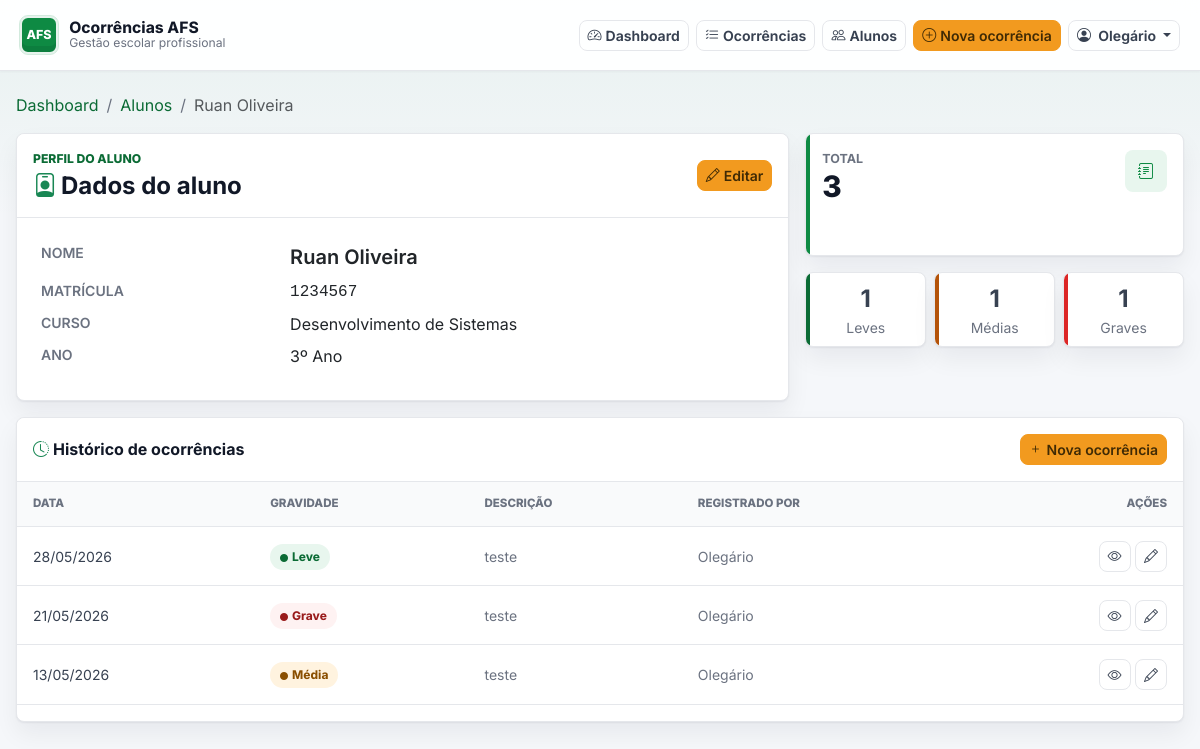
/alunos/4/ (signed in), run on the app's committed database.
### ocorrencias/models.py (models this page shows, shortened)
class Aluno(models.Model):
    class Curso(models.TextChoices):
        ADMINISTRACAO = "administracao", "Administração"
        ENFERMAGEM = "enfermagem", "Enfermagem"
        INFORMATICA = "informatica", "Informática"
        LOGISTICA = "logistica", "Logística"
        DS = "ds", "Desenvolvimento de Sistemas"
    ANOS = [(1, "1º Ano"), (2, "2º Ano"), (3, "3º Ano")]
    matricula = models.CharField(max_length=20, unique=True, db_index=True)
    nome = models.CharField(max_length=200, db_index=True)
    curso = models.CharField(max_length=50, choices=Curso.choices, db_index=True)
    ano = models.PositiveSmallIntegerField(choices=ANOS, db_index=True)
    ativo = models.BooleanField(default=True)
    class Meta:
        ordering = ["nome"]
        verbose_name = "Aluno"
        verbose_name_plural = "Alunos"

class Ocorrencia(models.Model):
    class Gravidade(models.TextChoices):
        LEVE = "leve", "Leve"
        MEDIA = "media", "Média"
        GRAVE = "grave", "Grave"
    aluno = models.ForeignKey(
        Aluno,
        on_delete=models.PROTECT,
        related_name="ocorrencias",
    )
    registrado_por = models.ForeignKey(
        "auth.User",
        on_delete=models.SET_NULL,
        null=True,
        related_name="ocorrencias_registradas",
    )
    data = models.DateField(db_index=True)
    descricao = models.TextField()
    gravidade = models.CharField(
        max_length=10,
        choices=Gravidade.choices,
        default=Gravidade.LEVE,
        db_index=True,
    )
    criado_em = models.DateTimeField(auto_now_add=True)
    atualizado_em = models.DateTimeField(auto_now=True)
    class Meta:
        ordering = ["-criado_em"]
        verbose_name = "Ocorrência"
        verbose_name_plural = "Ocorrências"

### ocorrencias/views.py (the view)
# urls.py: path("alunos/<int:pk>/", views.detalhe_aluno, name="detalhe_aluno"),
@login_required
def detalhe_aluno(request, pk):
    aluno = get_object_or_404(Aluno, pk=pk)
    ocorrencias_qs = aluno.ocorrencias.select_related("registrado_por").order_by("-data")
    stats = ocorrencias_qs.aggregate(
        total=Count("id"),
        leves=Count("id", filter=Q(gravidade="leve")),
        medias=Count("id", filter=Q(gravidade="media")),
        graves=Count("id", filter=Q(gravidade="grave")),
    )
    paginator = Paginator(ocorrencias_qs, 10)
    page = paginator.get_page(request.GET.get("page"))
    context = {
        "aluno":       aluno,
        "ocorrencias": page,
        "page_obj":    page,
        "stats":       stats,
    }
    return render(request, "ocorrencias/detalhe_aluno.html", context)

### ocorrencias/templates/ocorrencias/detalhe_aluno.html (shortened to what this page needs)
{% extends 'ocorrencias/base.html' %}
{% block content %}
<nav aria-label="breadcrumb" class="mb-3">
  <ol class="breadcrumb small">
    <li class="breadcrumb-item"><a href="{% url 'dashboard' %}" class="text-decoration-none">Dashboard</a></li>
    <li class="breadcrumb-item"><a href="{% url 'listar_alunos' %}" class="text-decoration-none">Alunos</a></li>
    <li class="breadcrumb-item active">{{ aluno.nome }}</li>
  </ol>
</nav>
<div class="row g-3 mb-3">
  <div class="col-lg-8">
    <section class="card h-100">
      <div class="card-header d-flex justify-content-between align-items-center gap-2 py-3">
        <div>
          <p class="page-kicker mb-1">Perfil do aluno</p>
          <h1 class="h4 mb-0 fw-bold"><i class="bi bi-person-badge me-1 text-success"></i>Dados do aluno</h1>
        </div>
        <a href="{% url 'editar_aluno' aluno.pk %}" class="btn btn-warning btn-sm fw-semibold">
          <i class="bi bi-pencil me-1"></i>Editar
        </a>
      </div>
      <div class="card-body p-4">
        <dl class="row mb-0">
          <dt class="col-sm-4 text-muted small fw-semibold text-uppercase">Nome</dt>
          <dd class="col-sm-8 fw-semibold fs-5">{{ aluno.nome }}</dd>
          <dt class="col-sm-4 text-muted small fw-semibold text-uppercase">Matrícula</dt>
          <dd class="col-sm-8 font-monospace">{{ aluno.matricula }}</dd>
          <dt class="col-sm-4 text-muted small fw-semibold text-uppercase">Curso</dt>
          <dd class="col-sm-8">{{ aluno.get_curso_display }}</dd>
          <dt class="col-sm-4 text-muted small fw-semibold text-uppercase">Ano</dt>
          <dd class="col-sm-8">{{ aluno.get_ano_display }}</dd>
        </dl>
      </div>
    </section>
  </div>
  <div class="col-lg-4">
    <div class="row g-3 h-100">
      <div class="col-6 col-lg-12">
        <section class="metric-card p-3" style="--metric-color:#0e8a43;--metric-bg:#e8f6ee;">
          <div class="d-flex justify-content-between align-items-start">
            <div>
              <p class="metric-label">Total</p>
              <div class="metric-value">{{ stats.total }}</div>
            </div>
            <span class="metric-icon"><i class="bi bi-journal-text"></i></span>
          </div>
        </section>
      </div>
      <div class="col-6 col-lg-12">
        <div class="row g-2">
          <div class="col-4">
            <section class="metric-card text-center p-2" style="--metric-color:#0b6b35;">
              <div class="fw-bold fs-4">{{ stats.leves }}</div>
              <div class="small text-muted">Leves</div>
            </section>
          </div>
          <div class="col-4">
            <section class="metric-card text-center p-2" style="--metric-color:#b45309;">
              <div class="fw-bold fs-4">{{ stats.medias }}</div>
              <div class="small text-muted">Médias</div>
            </section>
          </div>
          <div class="col-4">
            <section class="metric-card text-center p-2" style="--metric-color:#dc2626;">
              <div class="fw-bold fs-4">{{ stats.graves }}</div>
              <div class="small text-muted">Graves</div>
            </section>
          </div>
        </div>
      </div>
    </div>
  </div>
</div>
<section class="card">
  <div class="card-header d-flex justify-content-between align-items-center gap-2 py-3">
    <h2 class="h6 mb-0 fw-bold"><i class="bi bi-clock-history me-1 text-success"></i>Histórico de ocorrências</h2>
    <a href="{% url 'cadastrar' %}?aluno={{ aluno.pk }}" class="btn btn-warning btn-sm fw-semibold">
      <i class="bi bi-plus me-1"></i>Nova ocorrência
    </a>
  </div>
  <div class="card-body p-0">
    {% if ocorrencias %}
    <div class="table-responsive">
      <table class="table table-hover align-middle">
        <thead>
          <tr>
            <th class="ps-3">Data</th>
            <th>Gravidade</th>
            <th>Descrição</th>
            <th>Registrado por</th>
            <th class="text-end pe-3">Ações</th>
          </tr>
        </thead>
        <tbody>
          {% for oc in ocorrencias %}
          <tr>
            <td class="ps-3 text-nowrap small">{{ oc.data|date:"d/m/Y" }}</td>
            <td>{% include "ocorrencias/partials/gravidade_badge.html" with gravidade=oc.gravidade %}</td>
            <td class="text-muted small">{{ oc.descricao|truncatechars:60 }}</td>
            <td class="text-muted small">{{ oc.registrado_por.get_full_name|default:oc.registrado_por.username|default:"—" }}</td>
            <td class="text-end pe-3">
              <a href="{% url 'detalhe' oc.pk %}" class="btn btn-sm btn-outline-secondary" title="Ver" aria-label="Ver ocorrência">
                <i class="bi bi-eye"></i>
              </a>
              <a href="{% url 'editar' oc.pk %}" class="btn btn-sm btn-outline-secondary" title="Editar" aria-label="Editar ocorrência">
                <i class="bi bi-pencil"></i>
              </a>
            </td>
          </tr>
          {% endfor %}
        </tbody>
      </table>
    </div>
    <div class="px-3 pb-3">
    </div>
    {% else %}
    <div class="empty-state">
      <i class="bi bi-check-circle"></i>
      <p class="mb-0">Nenhuma ocorrência registrada para este aluno.</p>
    </div>
    {% endif %}
  </div>
</section>
{% endblock %}

### ocorrencias/templates/ocorrencias/base.html (shortened to what this page needs)
{% load static %}
<!doctype html>
<html lang="pt-br">
  <head>
    <link href="https://cdn.jsdelivr.net/npm/bootstrap@5.3.0/dist/css/bootstrap.min.css" rel="stylesheet" />
    <link href="https://cdn.jsdelivr.net/npm/bootstrap-icons@1.10.5/font/bootstrap-icons.css" rel="stylesheet" />
    <link href="{% static 'ocorrencias/css/app.css' %}" rel="stylesheet" />
  </head>
  <body>
    <div class="app-shell">
      <nav class="navbar app-navbar sticky-top px-2 py-3">
        <div class="container-fluid">
          <a class="brand-lockup" href="{% url 'dashboard' %}" aria-label="Ir para o dashboard">
            <span class="brand-mark" aria-hidden="true">AFS</span>
            <span class="min-w-0">
              <span class="brand-title">Ocorrências AFS</span>
              <span class="brand-subtitle">Gestão escolar profissional</span>
            </span>
          </a>
          <div class="nav-actions d-flex align-items-center flex-wrap">
            <a href="{% url 'dashboard' %}" class="btn btn-outline-secondary btn-sm">
              <i class="bi bi-speedometer2 me-1"></i>Dashboard
            </a>
            <a href="{% url 'listar' %}" class="btn btn-outline-secondary btn-sm">
              <i class="bi bi-list-check me-1"></i>Ocorrências
            </a>
            <a href="{% url 'listar_alunos' %}" class="btn btn-outline-secondary btn-sm">
              <i class="bi bi-people me-1"></i>Alunos
            </a>
            <a href="{% url 'cadastrar' %}" class="btn btn-warning btn-sm fw-semibold">
              <i class="bi bi-plus-circle me-1"></i>Nova ocorrência
            </a>
            {% if user.is_authenticated %}
            <div class="dropdown">
              <button class="btn btn-outline-secondary btn-sm dropdown-toggle" type="button" data-bs-toggle="dropdown" aria-expanded="false">
                <i class="bi bi-person-circle me-1"></i>
                {{ user.get_full_name|default:user.username }}
              </button>
            </div>
            {% endif %}
          </div>
        </div>
      </nav>
      <main class="app-content">
        {% block content %}{% endblock %}
      </main>
    </div>
  </body>
</html>

### ocorrencias/templates/ocorrencias/partials/gravidade_badge.html
{% if gravidade == 'leve' %}
  <span class="badge badge-soft-success"><i class="bi bi-circle-fill me-1" style="font-size:.5rem"></i>Leve</span>
{% elif gravidade == 'media' %}
  <span class="badge badge-soft-warning"><i class="bi bi-circle-fill me-1" style="font-size:.5rem"></i>Média</span>
{% else %}
  <span class="badge badge-soft-danger"><i class="bi bi-circle-fill me-1" style="font-size:.5rem"></i>Grave</span>
{% endif %}

### ocorrencias/static/ocorrencias/css/app.css (style rules this page uses)
:root { --afs-green: #0e8a43; --afs-green-dark: #0b6b35; --afs-green-soft: #e8f6ee; --afs-orange: #f29a1f; --afs-orange-soft: #fff3df; --afs-surface: #f5f7fa; --afs-border: #e5e7eb; --afs-text: #374151; --afs-muted: #6b7280; --afs-heading: #111827; --afs-danger: #dc2626; --afs-warning: #b45309; --afs-info: #2563eb; --afs-radius: 8px; --afs-shadow: 0 1px 2px rgba(17, 24, 39, 0.06), 0 12px 24px rgba(17, 24, 39, 0.06); --afs-focus: 0 0 0 0.25rem rgba(14, 138, 67, 0.2); }
* { letter-spacing: 0; }
body { min-height: 100vh; background: linear-gradient(180deg, rgba(14, 138, 67, 0.06) 0, rgba(245, 247, 250, 0) 220px), var(--afs-surface); color: var(--afs-text); font-family: Inter, system-ui, -apple-system, "Segoe UI", sans-serif; }
a { color: var(--afs-green-dark); }
.app-shell { min-height: 100vh; }
.app-navbar { background: rgba(255, 255, 255, 0.94); border-bottom: 1px solid var(--afs-border); box-shadow: 0 1px 2px rgba(17, 24, 39, 0.04); backdrop-filter: blur(14px); }
.brand-lockup { color: var(--afs-heading); display: inline-flex; align-items: center; gap: 0.7rem; min-width: 0; text-decoration: none; }
.brand-mark { align-items: center; background: var(--afs-green); border: 2px solid rgba(255, 255, 255, 0.9); border-radius: var(--afs-radius); box-shadow: inset 0 -6px 0 rgba(11, 107, 53, 0.36); color: #fff; display: inline-flex; font-size: 0.78rem; font-weight: 800; height: 38px; justify-content: center; line-height: 1; min-width: 38px; outline: 1px solid rgba(14, 138, 67, 0.18); }
.brand-title { color: var(--afs-heading); display: block; font-size: 0.98rem; font-weight: 750; line-height: 1.1; }
.brand-subtitle { color: var(--afs-muted); display: block; font-size: 0.76rem; line-height: 1.2; }
.nav-actions { gap: 0.45rem; }
.nav-actions .btn { border-radius: var(--afs-radius); font-weight: 650; }
.app-content { margin-inline: auto; max-width: 1200px; padding: 1.35rem 1rem 3rem; }
.page-kicker { color: var(--afs-green-dark); font-size: 0.76rem; font-weight: 800; margin-bottom: 0.25rem; text-transform: uppercase; }
.card, .metric-card, .panel-card { border: 1px solid var(--afs-border); border-radius: var(--afs-radius); box-shadow: var(--afs-shadow); }
.card-header { background: #fff; border-bottom: 1px solid var(--afs-border); border-radius: var(--afs-radius) var(--afs-radius) 0 0 !important; color: var(--afs-heading); }
.metric-card { background: #fff; height: 100%; overflow: hidden; position: relative; }
.metric-card::before { background: var(--metric-color, var(--afs-green)); content: ""; inset: 0 auto 0 0; position: absolute; width: 4px; }
.metric-card .metric-icon { align-items: center; background: var(--metric-bg, var(--afs-green-soft)); border-radius: var(--afs-radius); color: var(--metric-color, var(--afs-green)); display: inline-flex; height: 42px; justify-content: center; width: 42px; }
.metric-label { color: var(--afs-muted); font-size: 0.78rem; font-weight: 700; margin-bottom: 0.25rem; text-transform: uppercase; }
.metric-value { color: var(--afs-heading); font-size: 1.85rem; font-weight: 800; line-height: 1; }
.table { --bs-table-color: var(--afs-text); margin-bottom: 0; }
.table > :not(caption) > * > * { border-bottom-color: var(--afs-border); padding: 0.85rem 1rem; vertical-align: middle; }
.table thead th { background: #f9fafb; color: var(--afs-muted); font-size: 0.72rem; font-weight: 800; text-transform: uppercase; }
.btn { border-radius: var(--afs-radius); }
.btn-warning { --bs-btn-bg: var(--afs-orange); --bs-btn-border-color: var(--afs-orange); --bs-btn-color: #3f2a05; --bs-btn-hover-bg: #df850b; --bs-btn-hover-border-color: #df850b; --bs-btn-hover-color: #2b1c03; }
.btn-outline-dark, .btn-outline-secondary { --bs-btn-color: var(--afs-text); --bs-btn-border-color: var(--afs-border); --bs-btn-hover-bg: var(--afs-green-soft); --bs-btn-hover-border-color: rgba(14, 138, 67, 0.35); --bs-btn-hover-color: var(--afs-green-dark); }
.form-text, .text-muted { color: var(--afs-muted) !important; }
.badge { border-radius: 999px; font-weight: 750; padding: 0.42rem 0.62rem; }
.badge-soft-success { background: var(--afs-green-soft); color: var(--afs-green-dark); }
.badge-soft-warning { background: var(--afs-orange-soft); color: #8a4f00; }
.badge-soft-danger { background: #fef2f2; color: #991b1b; }
.breadcrumb { --bs-breadcrumb-divider-color: var(--afs-muted); }
.breadcrumb a { color: var(--afs-green-dark); }

### data on the page
Aluno: nome "Ruan Oliveira", matricula "1234567", curso "Desenvolvimento de Sistemas", ano "3º Ano"
Ocorrencia: data "28/05/2026", gravidade "leve" (drawn), descricao "teste", registrado_por.get_full_name "Olegário"
Ocorrencia: data "21/05/2026", gravidade "grave" (drawn), descricao "teste", registrado_por.get_full_name "Olegário"
Ocorrencia: data "13/05/2026", gravidade "media" (drawn), descricao "teste", registrado_por.get_full_name "Olegário"

### other printed values
{{ user.get_full_name|default:user.username }} "Olegário"
{{ stats.total }} "3"
{{ stats.leves }} "1"
{{ stats.medias }} "1"
{{ stats.graves }} "1"
